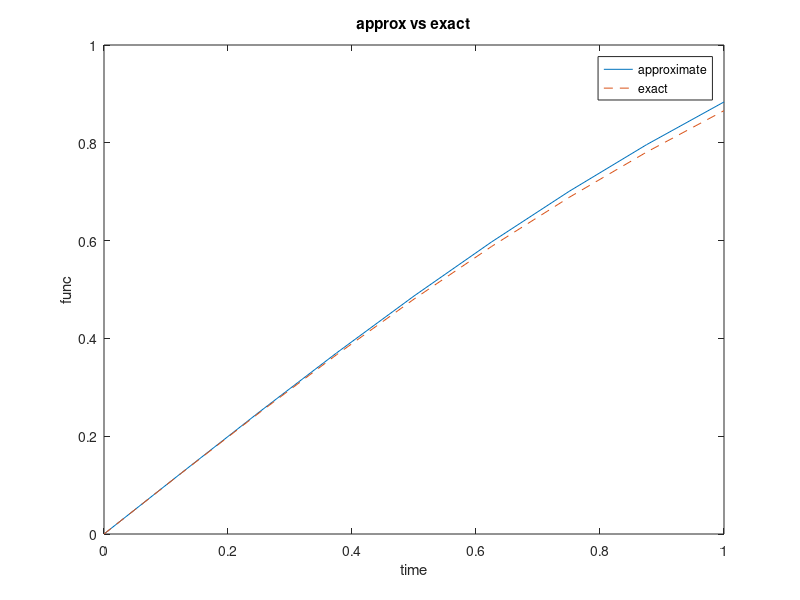

Source code (MATLAB):
clc;
clear all;
close all


h=.125
t=0.0:h:1.0
y=zeros(size(t));
exact=zeros(size(t));
error=zeros(size(t));
y(1)=0.0;
exact(1)=0.0;
for n=1:8
    y(n+1)=y(n)+h*cos(y(n))
    exact(n+1)=asin((exp(2*n*h)-1)/(exp(2*n*h)+1))
    error(n+1)=abs(y(n)-exact(n));
end
plot(t,y,t,exact,'--');
title('approx vs exact')
xlabel('time')
ylabel('func')
legend('approximate','exact')
